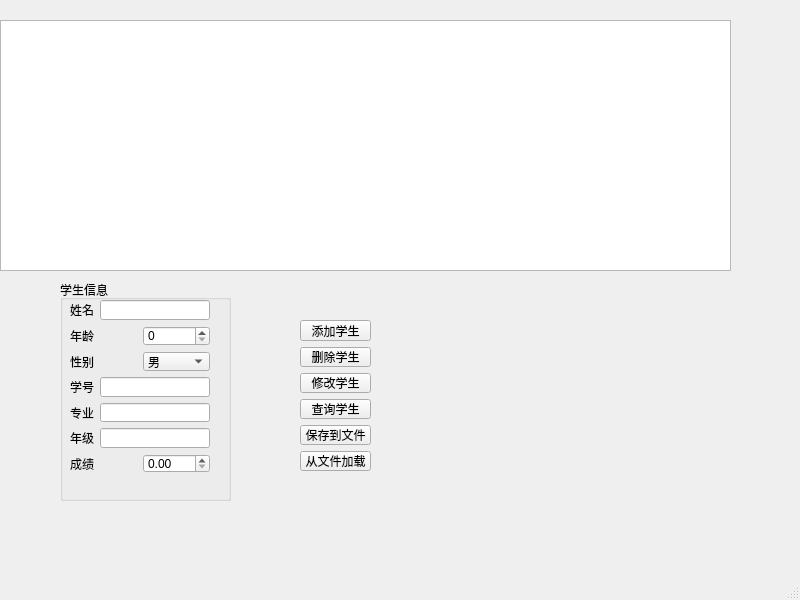
<?xml version="1.0" encoding="UTF-8"?>
<ui version="4.0">
 <class>MainWindow</class>
 <widget class="QMainWindow" name="MainWindow">
  <property name="geometry">
   <rect>
    <x>0</x>
    <y>0</y>
    <width>800</width>
    <height>600</height>
   </rect>
  </property>
  <property name="windowTitle">
   <string>MainWindow</string>
  </property>
  <widget class="QWidget" name="centralwidget">
   <widget class="QTableView" name="tableView">
    <property name="geometry">
     <rect>
      <x>0</x>
      <y>20</y>
      <width>731</width>
      <height>251</height>
     </rect>
    </property>
    <property name="minimumSize">
     <size>
      <width>730</width>
      <height>0</height>
     </size>
    </property>
   </widget>
   <widget class="QGroupBox" name="groupBoxStudentInfo">
    <property name="geometry">
     <rect>
      <x>60</x>
      <y>280</y>
      <width>171</width>
      <height>221</height>
     </rect>
    </property>
    <property name="title">
     <string>学生信息</string>
    </property>
    <widget class="QWidget" name="layoutWidget">
     <property name="geometry">
      <rect>
       <x>10</x>
       <y>20</y>
       <width>140</width>
       <height>173</height>
      </rect>
     </property>
     <layout class="QVBoxLayout" name="verticalLayout">
      <item>
       <layout class="QHBoxLayout" name="horizontalLayout_2">
        <item>
         <widget class="QLabel" name="labelName">
          <property name="text">
           <string>姓名</string>
          </property>
          <property name="alignment">
           <set>Qt::AlignmentFlag::AlignCenter</set>
          </property>
         </widget>
        </item>
        <item>
         <widget class="QLineEdit" name="lineEditName"/>
        </item>
       </layout>
      </item>
      <item>
       <layout class="QHBoxLayout" name="horizontalLayout_3">
        <item>
         <widget class="QLabel" name="labelAge">
          <property name="text">
           <string>年龄</string>
          </property>
          <property name="alignment">
           <set>Qt::AlignmentFlag::AlignLeading|Qt::AlignmentFlag::AlignLeft|Qt::AlignmentFlag::AlignVCenter</set>
          </property>
         </widget>
        </item>
        <item>
         <widget class="QSpinBox" name="spinBoxAge"/>
        </item>
       </layout>
      </item>
      <item>
       <layout class="QHBoxLayout" name="horizontalLayout_4">
        <item>
         <widget class="QLabel" name="labelGender">
          <property name="text">
           <string>性别</string>
          </property>
         </widget>
        </item>
        <item>
         <widget class="QComboBox" name="comboBoxGender">
          <item>
           <property name="text">
            <string>男</string>
           </property>
          </item>
          <item>
           <property name="text">
            <string>女</string>
           </property>
          </item>
         </widget>
        </item>
       </layout>
      </item>
      <item>
       <layout class="QHBoxLayout" name="horizontalLayout_5">
        <item>
         <widget class="QLabel" name="label">
          <property name="text">
           <string>学号</string>
          </property>
         </widget>
        </item>
        <item>
         <widget class="QLineEdit" name="lineEditStudentID"/>
        </item>
       </layout>
      </item>
      <item>
       <layout class="QHBoxLayout" name="horizontalLayout_6">
        <item>
         <widget class="QLabel" name="label_2">
          <property name="text">
           <string>专业</string>
          </property>
         </widget>
        </item>
        <item>
         <widget class="QLineEdit" name="lineEditMajor"/>
        </item>
       </layout>
      </item>
      <item>
       <layout class="QHBoxLayout" name="horizontalLayout_7">
        <item>
         <widget class="QLabel" name="label_3">
          <property name="text">
           <string>年级</string>
          </property>
         </widget>
        </item>
        <item>
         <widget class="QLineEdit" name="lineEditGrade"/>
        </item>
       </layout>
      </item>
      <item>
       <layout class="QHBoxLayout" name="horizontalLayout_8">
        <item>
         <widget class="QLabel" name="label_4">
          <property name="text">
           <string>成绩</string>
          </property>
         </widget>
        </item>
        <item>
         <widget class="QDoubleSpinBox" name="doubleSpinBoxScore"/>
        </item>
       </layout>
      </item>
     </layout>
    </widget>
   </widget>
   <widget class="QWidget" name="layoutWidget">
    <property name="geometry">
     <rect>
      <x>0</x>
      <y>0</y>
      <width>2</width>
      <height>2</height>
     </rect>
    </property>
    <layout class="QHBoxLayout" name="horizontalLayout"/>
   </widget>
   <widget class="QWidget" name="layoutWidget">
    <property name="geometry">
     <rect>
      <x>300</x>
      <y>320</y>
      <width>71</width>
      <height>151</height>
     </rect>
    </property>
    <layout class="QVBoxLayout" name="verticalLayout_2">
     <item>
      <widget class="QPushButton" name="pushButtonAddStudent">
       <property name="text">
        <string>添加学生</string>
       </property>
      </widget>
     </item>
     <item>
      <widget class="QPushButton" name="pushButtonDeleteStudent">
       <property name="text">
        <string>删除学生</string>
       </property>
      </widget>
     </item>
     <item>
      <widget class="QPushButton" name="pushButtonModifyStudent">
       <property name="text">
        <string>修改学生</string>
       </property>
      </widget>
     </item>
     <item>
      <widget class="QPushButton" name="pushButtonQueryStudent">
       <property name="text">
        <string>查询学生</string>
       </property>
      </widget>
     </item>
     <item>
      <widget class="QPushButton" name="pushButtonSaveToFile">
       <property name="text">
        <string>保存到文件</string>
       </property>
      </widget>
     </item>
     <item>
      <widget class="QPushButton" name="pushButtonLoadFromFile">
       <property name="text">
        <string>从文件加载</string>
       </property>
      </widget>
     </item>
    </layout>
   </widget>
  </widget>
  <widget class="QMenuBar" name="menubar">
   <property name="geometry">
    <rect>
     <x>0</x>
     <y>0</y>
     <width>800</width>
     <height>18</height>
    </rect>
   </property>
  </widget>
  <widget class="QStatusBar" name="statusbar"/>
 </widget>
 <resources/>
 <connections/>
</ui>
